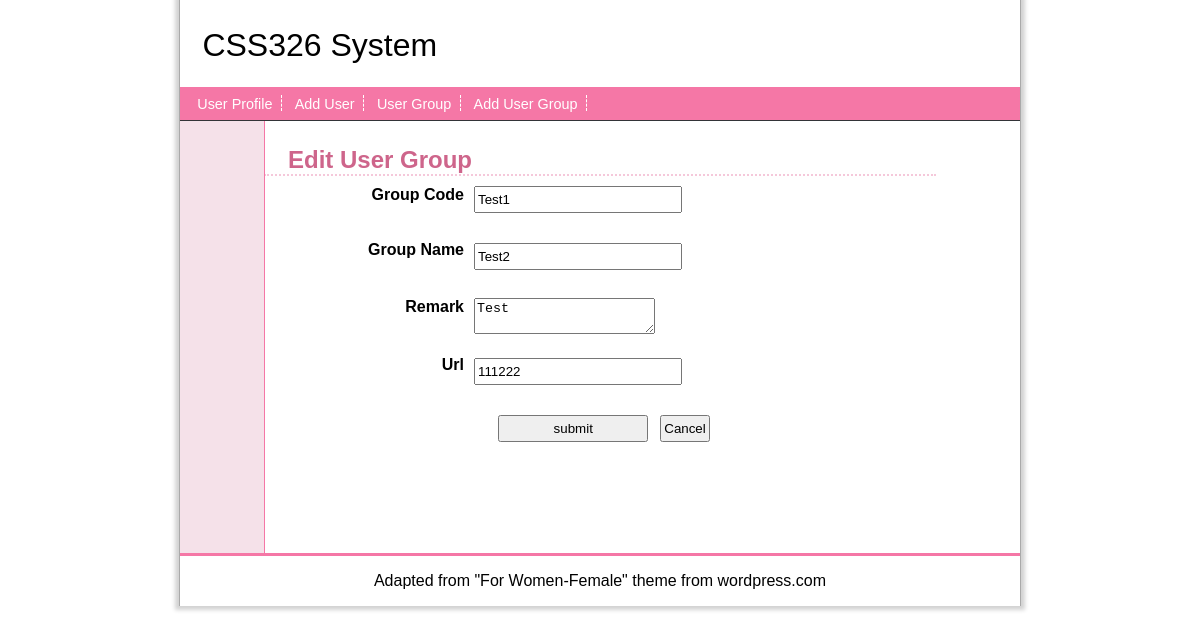
Screenshot of /edit_group.php?id=14 with the database file from the repository.
### tables this page shows
CREATE TABLE `USER_GROUP` (
  `USERGROUP_ID` int NOT NULL,
  `USERGROUP_CODE` varchar(50) DEFAULT NULL,
  `USERGROUP_NAME` varchar(50) DEFAULT NULL,
  `USERGROUP_REMARK` varchar(255) DEFAULT NULL,
  `USERGROUP_URL` varchar(50) DEFAULT NULL
);

### edit_group.php (the view, shortened to what this page needs)
<?php
require_once 'connect.php';
?>
<!DOCTYPE html>
<html>
<head>
    <link rel="stylesheet" href="default.css">
</head>
<body>
    <div id="wrapper">
        <?php include 'header.php'; ?>
        <div id="div_main">
            <div id="div_left">
            </div>
            <div id="div_content" class="form">
                <h2>Edit User Group</h2>
                <?php
                $uid = $_GET['id'];
                $q = "SELECT * FROM USER_GROUP where USERGROUP_ID=$uid";
                $result = $mysqli->query($q);
                echo "<form action='edit_group.php' method='post'>";
                while ($row = $result->fetch_array()) {
                    echo "<label>Group Code</label>";
                    echo "<input type=text name=groupcode value='{$row['USERGROUP_CODE']}'><br>";
                    echo "<label>Group Name</label>";
                    echo "<input type=text name=groupname value='{$row['USERGROUP_NAME']}'><br>";
                    echo "<label>Remark</label>";
                    echo "<textarea name=remark>{$row['USERGROUP_REMARK']}</textarea><br>";
                    echo "<input type=hidden name=uid value='{$row['USERGROUP_ID']}'><br>";
                    echo "<label>Url</label>";
                    echo "<input type=text name=groupurl value='{$row['USERGROUP_URL']}'><br>";
                    echo "<div class='center'>";
                    echo "<input type=submit name=su value=submit>";
                    echo "<input type='reset' value='Cancel'>	";
                    echo "</div>";
                }
                echo "</form>";
                ?>
            </div>
        </div>
        <div id="div_footer">
        </div>
    </div>
</body>
</html>

### default.css (style rules this page uses)
body { font-family:sans-serif; margin:0px; }
div#div_main { position:relative; }
div#div_left { position:absolute; top:0px; left:0px; bottom:0px; width:10%; background-color:#F5E1E9; border-right: 1px solid #F577A6; }
div#div_content { background-color:white; width:80%; margin-left:10%; padding:1em 0em; min-height: 400px; }
div#div_footer { border-top: 3px solid #F577A6; text-align:center; padding:1em; }
div#div_footer:after { content: 'Adapted from "For Women-Female" theme from wordpress.com'; }
h2 { color: #CE658B; margin-top:0.4em; margin-bottom:0.4em; padding-left: 1em; border-bottom:2px dotted #F5C8DA; }
.form label { display: block; text-align:right; font-weight:bold; width:200px; float:left; margin-right:10px; }
.form input { padding: 4px 2px; margin: 2px 2px 10px 10px; }
.form input[type="text"], .form input[type="password"] { display:block; width:200px; }
.form input[type="submit"] { width:150px; }
.center { text-align:center; }

### rows the page displays
user_group: groupcode "Test1", groupname "Test2", remark "Test", groupurl "111222"
